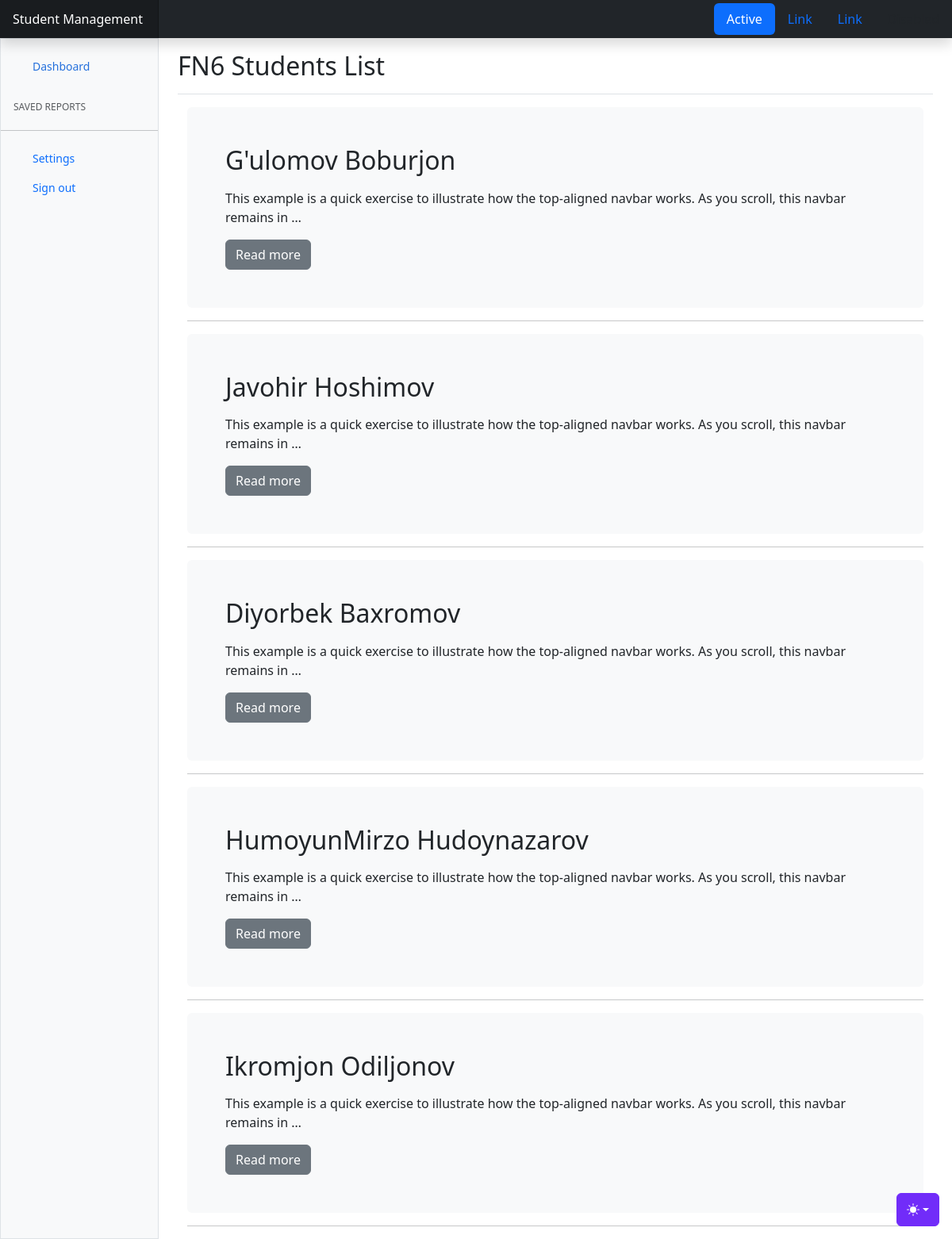
The page / on the database its author committed.
### student/models.py (models this page shows, shortened)
class Student(models.Model):
    name = models.CharField(max_length=255)
    content = models.TextField(blank=True)
    slug = models.SlugField(max_length=255,unique=True,db_index=True)
    time_created = models.DateTimeField(auto_now_add=True)
    time_updated = models.DateTimeField(auto_now=True)
    is_active = models.BooleanField(default=True)
    cat = models.ForeignKey('Category',on_delete = models.PROTECT, related_name='students')
    group = models.ManyToManyField('GroupPost',blank=True,related_name='group_student')

### student/views.py (the view)
# urls.py: path('', views.index),
def index(request):
    students = Student.objects.all()
    data = {
        'title':'Student Management',
        'students':students,
        'page':'Dashboard',
        'categories':categories,
        'groups':groups
    }
    return render(request, 'student/index.html', context=data)

### student/templates/student/index.html
{% extends "base.html" %}
{% block content %}
<main class="col-md-9 ms-sm-auto col-lg-10 px-md-4">
    <div class="d-flex justify-content-between flex-wrap flex-md-nowrap align-items-center pt-3 pb-2 mb-3 border-bottom">
      <h1 class="h2">FN6 Students List</h1>
    </div>
    <main class="container">
      {% for i in students %}
    <div class="bg-body-tertiary p-5 rounded">
      <h2>{{i.name}}</h2>
      <p class="lead">{{i.content | linebreaks | truncatewords:20}}</p>
      <a class="btn btn btn-secondary" href="{% url 'show_post' i.slug %}" role="button">Read more</a>
    </div>
    <hr>
    {% endfor %}
  </main>
</main>
{% endblock content %}

### templates/base.html (shortened to what this page needs)
{% load static %}
<!doctype html>
<html lang="en" data-bs-theme="auto">
  <head><script src="{% static "student/assets/js/color-modes.js" %}"></script>
    <link rel="stylesheet" href="https://cdn.jsdelivr.net/npm/@docsearch/css@3">
<link href="{% static "student/assets/dist/css/bootstrap.min.css" %}" rel="stylesheet">
<link href="https://cdn.jsdelivr.net/npm/bootstrap-icons@1.10.5/font/bootstrap-icons.min.css" rel="stylesheet">
    <link href="{% static "student/dashboard.css" %}" rel="stylesheet">
  </head>
  <body>
{% include "includes/mode.html" %}
{% include "includes/navbar.html" %}
<div class="container-fluid">
  <div class="row">
    <div class="sidebar border border-right col-md-3 col-lg-2 p-0 bg-body-tertiary">
      <div class="offcanvas-md offcanvas-end bg-body-tertiary" tabindex="-1" id="sidebarMenu" aria-labelledby="sidebarMenuLabel">
        <div class="offcanvas-body d-md-flex flex-column p-0 pt-lg-3 overflow-y-auto">
          <ul class="nav flex-column">
            <li class="nav-item">
              <a class="nav-link d-flex align-items-center gap-2 active" aria-current="page" href="/">
                <svg class="bi"><use xlink:href="#house-fill"/></svg>
                Dashboard
              </a>
            </li>
          </ul>
          <h6 class="sidebar-heading d-flex justify-content-between align-items-center px-3 mt-4 mb-1 text-body-secondary text-uppercase">
            <span>Saved reports</span>
            <a class="link-secondary" href="#" aria-label="Add a new report">
              <svg class="bi"><use xlink:href="#plus-circle"/></svg>
            </a>
          </h6>
          <hr class="my-3">
          <ul class="nav flex-column mb-auto">
            <li class="nav-item">
              <a class="nav-link d-flex align-items-center gap-2" href="#">
                <svg class="bi"><use xlink:href="#gear-wide-connected"/></svg>
                Settings
              </a>
            </li>
            <li class="nav-item">
              <a class="nav-link d-flex align-items-center gap-2" href="#">
                <svg class="bi"><use xlink:href="#door-closed"/></svg>
                Sign out
              </a>
            </li>
          </ul>
        </div>
      </div>
    </div>
{% block content %}
{% endblock content %}
    </body>
</html>

### templates/includes/mode.html (shortened to what this page needs)
  <div class="dropdown position-fixed bottom-0 end-0 mb-3 me-3 bd-mode-toggle">
    <button class="btn btn-bd-primary py-2 dropdown-toggle d-flex align-items-center"
            id="bd-theme"
            type="button"
            aria-expanded="false"
            data-bs-toggle="dropdown"
            aria-label="Toggle theme (auto)">
      <svg class="bi my-1 theme-icon-active" width="1em" height="1em"><use href="#circle-half"></use></svg>
    </button>
  </div>

### templates/includes/navbar.html
<header class="navbar sticky-top bg-dark flex-md-nowrap p-0 shadow" data-bs-theme="light">
    <a class="navbar-brand col-md-3 col-lg-2 me-0 px-3 fs-6 text-white" href="#">{{title}}</a>
    <ul class="nav nav-pills">
      <li class="nav-item">
        <a class="nav-link active" aria-current="page" href="#">Active</a>
      </li>
      <li class="nav-item">
        <a class="nav-link" href="#">Link</a>
      </li>
      <li class="nav-item">
        <a class="nav-link" href="#">Link</a>
      </li>
      <li class="nav-item">
        <a class="nav-link disabled" aria-disabled="true">Disabled</a>
      </li>
    </ul>
  </header>

### student/static/student/dashboard.css (style rules this page uses)
.bi { display: inline-block; width: 1rem; height: 1rem; }
.sidebar .nav-link { font-size: .875rem; font-weight: 500; }
.sidebar .nav-link.active { color: #2470dc; }
.sidebar-heading { font-size: .75rem; }
.navbar-brand { padding-top: .75rem; padding-bottom: .75rem; background-color: rgba(0, 0, 0, .25); box-shadow: inset -1px 0 0 rgba(0, 0, 0, .25); }
.bi { vertical-align: -.125em; fill: currentColor; }
.btn-bd-primary { --bd-violet-bg: #712cf9; --bd-violet-rgb: 112.520718, 44.062154, 249.437846; --bs-btn-font-weight: 600; --bs-btn-color: var(--bs-white); --bs-btn-bg: var(--bd-violet-bg); --bs-btn-border-color: var(--bd-violet-bg); --bs-btn-hover-color: var(--bs-white); --bs-btn-hover-bg: #6528e0; --bs-btn-hover-border-color: #6528e0; --bs-btn-focus-shadow-rgb: var(--bd-violet-rgb); --bs-btn-active-color: var(--bs-btn-hover-color); --bs-btn-active-bg: #5a23c8; --bs-btn-active-border-color: #5a23c8; }
.bd-mode-toggle { z-index: 1500; }

### rows shown on the page
Student: name "G'ulomov Boburjon", content "This example is a quick exercise to illustrate how the top-aligned navbar works. As you scroll, this navbar remains in …"
Student: name "Javohir Hoshimov", content "This example is a quick exercise to illustrate how the top-aligned navbar works. As you scroll, this navbar remains in …"
Student: name "Diyorbek Baxromov", content "This example is a quick exercise to illustrate how the top-aligned navbar works. As you scroll, this navbar remains in …"
Student: name "HumoyunMirzo Hudoynazarov", content "This example is a quick exercise to illustrate how the top-aligned navbar works. As you scroll, this navbar remains in …"
Student: name "Ikromjon Odiljonov", content "This example is a quick exercise to illustrate how the top-aligned navbar works. As you scroll, this navbar remains in …"

### other values the page prints
{{ title }} "Student Management"
